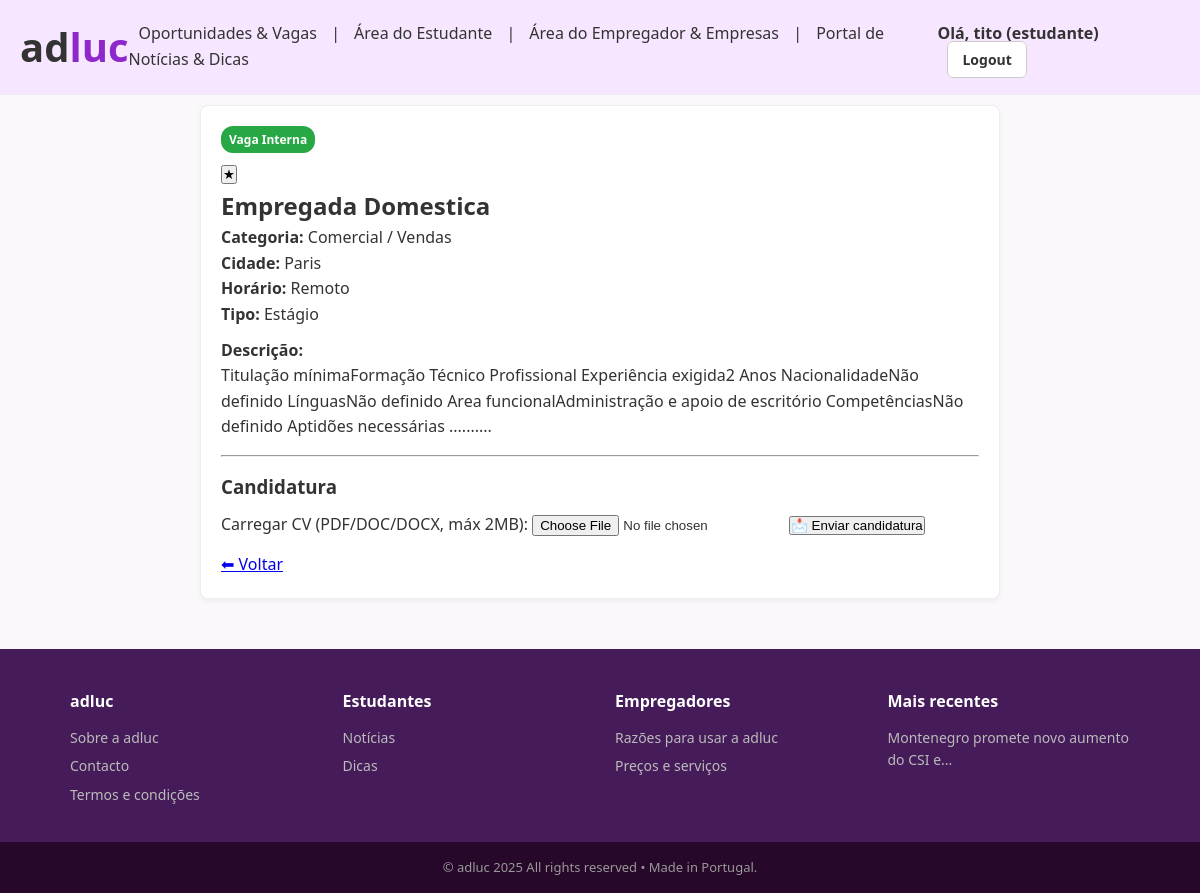
Page /vaga/57 (signed in) on the committed database.
### modelos/modelos.py (models this page shows)
class Vaga(db.Model):
    __tablename__ = "vagas"
    id = db.Column(db.Integer, primary_key=True)
    titulo = db.Column(db.String(200), nullable=False)
    categoria = db.Column(db.String(200), nullable=True)
    descricao = db.Column(db.Text, nullable=False)
    cidade = db.Column(db.String(100), nullable=True)
    horario = db.Column(db.String(50), nullable=True)
    tipo = db.Column(db.String(50), nullable=True)
    externa = db.Column(db.Boolean, default=False, nullable=False)
    link_externo = db.Column(db.String(500), nullable=True)
    imagem_externa = db.Column(db.String(500), nullable=True)   # ✅ novo campo
    empresa_id = db.Column(db.Integer, db.ForeignKey("utilizadores.id"), nullable=True)
    empresa = db.relationship("Utilizador", backref="vagas", lazy=True)
    candidaturas = db.relationship("Candidatura", backref="vaga", cascade="all, delete-orphan")
    favoritos = db.relationship("Favorito", backref="vaga", cascade="all, delete-orphan")

class Publicacao(db.Model):
    __tablename__ = "publicacoes"
    id = db.Column(db.Integer, primary_key=True)
    titulo = db.Column(db.String(200), nullable=False)
    autor_id = db.Column(db.Integer, db.ForeignKey("utilizadores.id"), nullable=False)
    autor = db.relationship("Utilizador", backref="publicacoes", lazy=True)
    data_hora = db.Column(db.DateTime, default=datetime.utcnow)
    foto = db.Column(db.String(200), nullable=True)
    conteudo = db.Column(db.Text, nullable=False)
    tipo = db.Column(db.String(20), default="noticia")  # noticia ou dica

### app.py (the view, shortened to what this page needs)
@app.route("/vaga/<int:vaga_id>", methods=["GET","POST"], endpoint="detalhes_vaga")
def detalhes_vaga(vaga_id):
    vaga=Vaga.query.get_or_404(vaga_id); erro=None; sucesso=False
    return render_template("detalhes_vaga.html", vaga=vaga, erro_upload=erro, sucesso=sucesso,
                           fav_ids=ids_favoritos_do_estudante())

### app.py (called while the page is built)
def ids_favoritos_do_estudante():
    if session.get("tipo") != "estudante":
        return set()
    favs = Favorito.query.filter_by(estudante_id=session["utilizador_id"]).all()
    return {f.vaga_id for f in favs}

@app.context_processor
def inject_publicacoes_recentes():
    from modelos.modelos import Publicacao
    recentes = Publicacao.query.order_by(Publicacao.data_hora.desc()).limit(3).all()
    return dict(publicacoes_recentes=recentes)

### templates/detalhes_vaga.html (shortened to what this page needs)
{% extends "base.html" %}
{% block conteudo %}
<div class="card" style="max-width:800px;margin:auto;">
  <div class="linha-topo">
    <span class="badge {% if vaga.externa %}badge-azul{% else %}badge-verde{% endif %}">
      {% if vaga.externa %}Vaga Externa{% else %}Vaga Interna{% endif %}
    </span>
    {% if session.get('tipo') == 'estudante' %}
      <form method="POST" action="{{ url_for('favoritar', vaga_id=vaga.id) }}" class="form-star">
        {% if fav_ids and vaga.id in fav_ids %}
          <button class="star ativo" title="Remover dos favoritos">★</button>
        {% else %}
          <button class="star" title="Guardar nos favoritos">☆</button>
        {% endif %}
      </form>
    {% endif %}
  </div>
  <h2>{{ vaga.titulo }}</h2>
  {% if vaga.categoria %}<p><b>Categoria:</b> {{ vaga.categoria }}</p>{% endif %}
  {% if vaga.cidade %}<p><b>Cidade:</b> {{ vaga.cidade }}</p>{% endif %}
  {% if vaga.horario %}<p><b>Horário:</b> {{ vaga.horario }}</p>{% endif %}
  {% if vaga.tipo %}<p><b>Tipo:</b> {{ vaga.tipo }}</p>{% endif %}
  <p style="margin-top:10px;"><b>Descrição:</b></p>
  <p>{{ vaga.descricao }}</p>
  {% if vaga.externa %}
    <p style="margin-top:15px;"><a class="btn btn-primario" href="{{ vaga.link_externo }}" target="_blank">Candidatar no site externo</a></p>
  {% else %}
    {% if session.get('tipo') == 'estudante' %}
      <hr style="margin:15px 0;">
      <h3>Candidatura</h3>
      <form method="POST" enctype="multipart/form-data">
        <label>Carregar CV (PDF/DOC/DOCX, máx 2MB):</label>
        <input type="file" name="cv" accept=".pdf,.doc,.docx" required>
        <button class="btn btn-sucesso" type="submit">📩 Enviar candidatura</button>
      </form>
    {% else %}
      <p class="alerta alerta-erro">⚠️ Faz login como <b>estudante</b> para te candidatares.</p>
    {% endif %}
  {% endif %}
  <p style="margin-top:15px;"><a href="{{ url_for('pagina_vagas') }}">⬅ Voltar</a></p>
</div>
{% endblock %}

### templates/base.html (shortened to what this page needs)
<!DOCTYPE html>
<html lang="pt">
<head>
  <link rel="stylesheet" href="{{ url_for('static', filename='css/style.css') }}">
</head>
<body class="light">
<header class="site-header">
  <div class="logo">
      <a href="{{ url_for('pagina_inicial') }}" style="text-decoration: none; color:inherit;">
        <span class="logo-ad">ad</span><span class="logo-luc">luc</span>
      </a>
  </div>
<nav class="nav-links" id="nav-menu">
    <a href="{{ url_for('pagina_vagas') }}">Oportunidades & Vagas</a>
    <span> | </span>
    <a href="{{ url_for('pagina_estudante') if session.get('tipo') == 'estudante' else '#' }}">Área do Estudante</a>
    <span> | </span>
    <a href="{{ url_for('pagina_empresa') if session.get('tipo') == 'empresa' else '#' }}">Área do Empregador & Empresas</a>
     <span> | </span>
    <a href="{{ url_for('pagina_conteudos') }}">Portal de Notícias & Dicas</a>
</nav>
  <div class="nav-buttons">
    {% if session.get('utilizador_id') %}
      <span class="user-info">Olá, {{ session.get('nome') }} ({{ session.get('tipo') }})</span>
      <a href="{{ url_for('logout') }}" class="btn btn-outline">Logout</a>
    {% else %}
      <a href="{{ url_for('login') }}" class="btn btn-outline">Iniciar sessão</a>
      <a href="{{ url_for('registo') }}" class="btn btn-azul">Criar conta</a>
    {% endif %}
  </div>
</header>
<main>
  {% block conteudo %}{% endblock %}
</main>
<footer class="site-footer">
  <div class="footer-columns">
    <div class="footer-col">
      <h3 class="footer-logo">adluc</h3>
      <a href="#">Sobre a adluc</a>
      <a href="#">Contacto</a>
      <a href="#">Termos e condições</a>
    </div>
    <div class="footer-col">
      <h3>Estudantes</h3>
      <a href="{{ url_for('pagina_noticias') }}">Notícias</a>
      <a href="{{ url_for('pagina_dicas') }}">Dicas</a>
    </div>
    <div class="footer-col">
      <h3>Empregadores</h3>
      <a href="#">Razões para usar a adluc</a>
      <a href="#">Preços e serviços</a>
    </div>
    <div class="footer-col">
      <h3>Mais recentes</h3>
      {% for pub in publicacoes_recentes %}
        <a href="{{ url_for('detalhe_publicacao', pub_id=pub.id) }}">
          {{ pub.titulo[:40] }}...
        </a>
      {% else %}
        <p style="color:#bbb;font-size:14px;">Sem publicações</p>
      {% endfor %}
    </div>
  </div>
  <div class="footer-bottom">
    © adluc 2025 All rights reserved • Made in Portugal.
  </div>
</footer>
</body>
</html>

### static/css/style.css (style rules this page uses)
html, body { height: 100%; display: flex; flex-direction: column; background: #fbf8fb; }
main { flex: 1; padding: 10px 40px; }
* { margin:0;padding:0;box-sizing:border-box; }
body { font-family:'Segoe UI',Arial,sans-serif;background:#fbf8fb;color:#333;line-height:1.6; }
.site-header { display:flex;justify-content:space-between;align-items:center;padding:15px 20px;background:#f7e6ff;border-bottom:1px solid #eee;position:sticky;top:0;z-index:1000; }
.logo { font-size:40px;font-weight:bold; }
.logo-ad { color:#333; }
.logo-luc { color: #8e28ca; }
.nav-links a { margin:0 12px;color:#333;text-decoration:none;font-weight:500; }
.nav-buttons a { margin-left:10px;text-decoration:none;padding:8px 14px;border-radius:6px;font-weight:600;font-size:14px; }
.btn-outline { border:1px solid #ccc;background:#fff;color:#333; }
.card { background:#fff;padding:20px;border-radius:8px;border:1px solid #eee;box-shadow:0 2px 6px rgba(0,0,0,.05);transition:all .2s ease; }
.card h3 { margin-bottom:10px; }
.badge { display:inline-block;padding:4px 8px;border-radius:12px;font-size:12px;font-weight:700;margin-bottom:8px; }
.badge-verde { background:#28a745;color:#fff; }
.site-footer { background:#451b59;color:#fff;margin-top:40px;padding-top:40px; }
.footer-columns { display:grid;grid-template-columns:repeat(auto-fit,minmax(200px,1fr));gap:30px;max-width:1100px;margin:auto;padding:0 20px 30px; }
.footer-col h3 { margin-bottom:12px;font-size:16px;font-weight:700; }
.footer-logo { font-size:20px;color:#fff; }
.footer-col a { display:block;color:#bbb;margin-bottom:6px;text-decoration:none;font-size:14px; }
.footer-bottom { background:#27072a;color:#999;text-align:center;padding:15px;font-size:13px; }
.user-info { margin-right:12px; font-weight:600; color:#333; }
.nav-links a { margin: 0 10px; color: #333; text-decoration: none; font-weight: 500; }

### rows in the picture
Vaga: titulo "Empregada Domestica", categoria "Comercial / Vendas", cidade "Paris", horario "Remoto", tipo "Estágio", descricao "Titulação mínimaFormação Técnico Profissional Experiência exigida2 Anos NacionalidadeNão definido LínguasNão definido Area funcionalAdministração e apoio de escritório CompetênciasNão definido Aptidões necessárias .........."
Publicacao: titulo "Montenegro promete novo aumento do CSI e"

### other values in the picture
{{ session.get('nome') }} "tito"
{{ session.get('tipo') }} "estudante"
